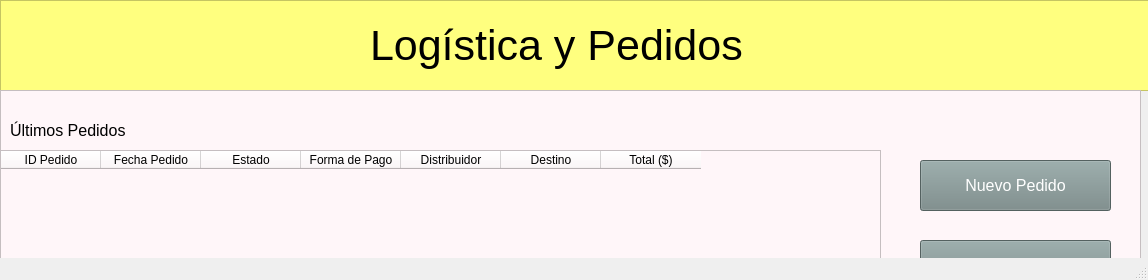
<?xml version="1.0" encoding="UTF-8"?>
<ui version="4.0">
 <class>MainWindow</class>
 <widget class="QMainWindow" name="MainWindow">
  <property name="geometry">
   <rect>
    <x>0</x>
    <y>0</y>
    <width>1148</width>
    <height>280</height>
   </rect>
  </property>
  <property name="windowTitle">
   <string>MainWindow</string>
  </property>
  <widget class="QWidget" name="centralwidget">
   <widget class="QFrame" name="headerFrame">
    <property name="geometry">
     <rect>
      <x>0</x>
      <y>0</y>
      <width>1151</width>
      <height>91</height>
     </rect>
    </property>
    <property name="styleSheet">
     <string notr="true">background-color: rgb(255, 255, 127);</string>
    </property>
    <property name="frameShape">
     <enum>QFrame::StyledPanel</enum>
    </property>
    <property name="frameShadow">
     <enum>QFrame::Raised</enum>
    </property>
    <widget class="QLabel" name="label_3">
     <property name="geometry">
      <rect>
       <x>370</x>
       <y>10</y>
       <width>571</width>
       <height>71</height>
      </rect>
     </property>
     <property name="font">
      <font>
       <pointsize>32</pointsize>
      </font>
     </property>
     <property name="text">
      <string>Logística y Pedidos</string>
     </property>
    </widget>
   </widget>
   <widget class="QFrame" name="frame">
    <property name="geometry">
     <rect>
      <x>0</x>
      <y>90</y>
      <width>1141</width>
      <height>501</height>
     </rect>
    </property>
    <property name="styleSheet">
     <string notr="true">background-color: rgb(255, 246, 249);</string>
    </property>
    <property name="frameShape">
     <enum>QFrame::StyledPanel</enum>
    </property>
    <property name="frameShadow">
     <enum>QFrame::Raised</enum>
    </property>
    <widget class="QLabel" name="label_4">
     <property name="geometry">
      <rect>
       <x>10</x>
       <y>30</y>
       <width>161</width>
       <height>21</height>
      </rect>
     </property>
     <property name="font">
      <font>
       <pointsize>12</pointsize>
      </font>
     </property>
     <property name="text">
      <string>Últimos Pedidos</string>
     </property>
    </widget>
    <widget class="QTableWidget" name="pedidosTable">
     <property name="geometry">
      <rect>
       <x>0</x>
       <y>60</y>
       <width>881</width>
       <height>192</height>
      </rect>
     </property>
     <column>
      <property name="text">
       <string>ID Pedido</string>
      </property>
     </column>
     <column>
      <property name="text">
       <string>Fecha Pedido</string>
      </property>
     </column>
     <column>
      <property name="text">
       <string>Estado</string>
      </property>
     </column>
     <column>
      <property name="text">
       <string>Forma de Pago</string>
      </property>
     </column>
     <column>
      <property name="text">
       <string>Distribuidor</string>
      </property>
     </column>
     <column>
      <property name="text">
       <string>Destino</string>
      </property>
     </column>
     <column>
      <property name="text">
       <string>Total ($)</string>
      </property>
     </column>
    </widget>
    <widget class="QPushButton" name="nuevoPedidoBtn">
     <property name="geometry">
      <rect>
       <x>920</x>
       <y>70</y>
       <width>191</width>
       <height>51</height>
      </rect>
     </property>
     <property name="font">
      <font>
       <pointsize>12</pointsize>
      </font>
     </property>
     <property name="styleSheet">
      <string notr="true">color: rgb(255, 255, 255);
background-color: rgb(118, 136, 135);</string>
     </property>
     <property name="text">
      <string>Nuevo Pedido</string>
     </property>
    </widget>
    <widget class="QPushButton" name="buscarPedidoBtn">
     <property name="geometry">
      <rect>
       <x>1030</x>
       <y>250</y>
       <width>81</width>
       <height>51</height>
      </rect>
     </property>
     <property name="font">
      <font>
       <pointsize>12</pointsize>
      </font>
     </property>
     <property name="styleSheet">
      <string notr="true">color: rgb(255, 255, 255);
background-color: rgb(118, 136, 135);</string>
     </property>
     <property name="text">
      <string>Buscar</string>
     </property>
    </widget>
    <widget class="QPlainTextEdit" name="buscarPedidoText">
     <property name="geometry">
      <rect>
       <x>920</x>
       <y>250</y>
       <width>101</width>
       <height>51</height>
      </rect>
     </property>
    </widget>
    <widget class="QPushButton" name="distribuidoresBtn">
     <property name="geometry">
      <rect>
       <x>920</x>
       <y>150</y>
       <width>191</width>
       <height>51</height>
      </rect>
     </property>
     <property name="font">
      <font>
       <pointsize>12</pointsize>
      </font>
     </property>
     <property name="styleSheet">
      <string notr="true">color: rgb(255, 255, 255);
background-color: rgb(118, 136, 135);</string>
     </property>
     <property name="text">
      <string>Distribuidores</string>
     </property>
    </widget>
   </widget>
  </widget>
  <widget class="QStatusBar" name="statusbar"/>
 </widget>
 <resources/>
 <connections/>
</ui>
